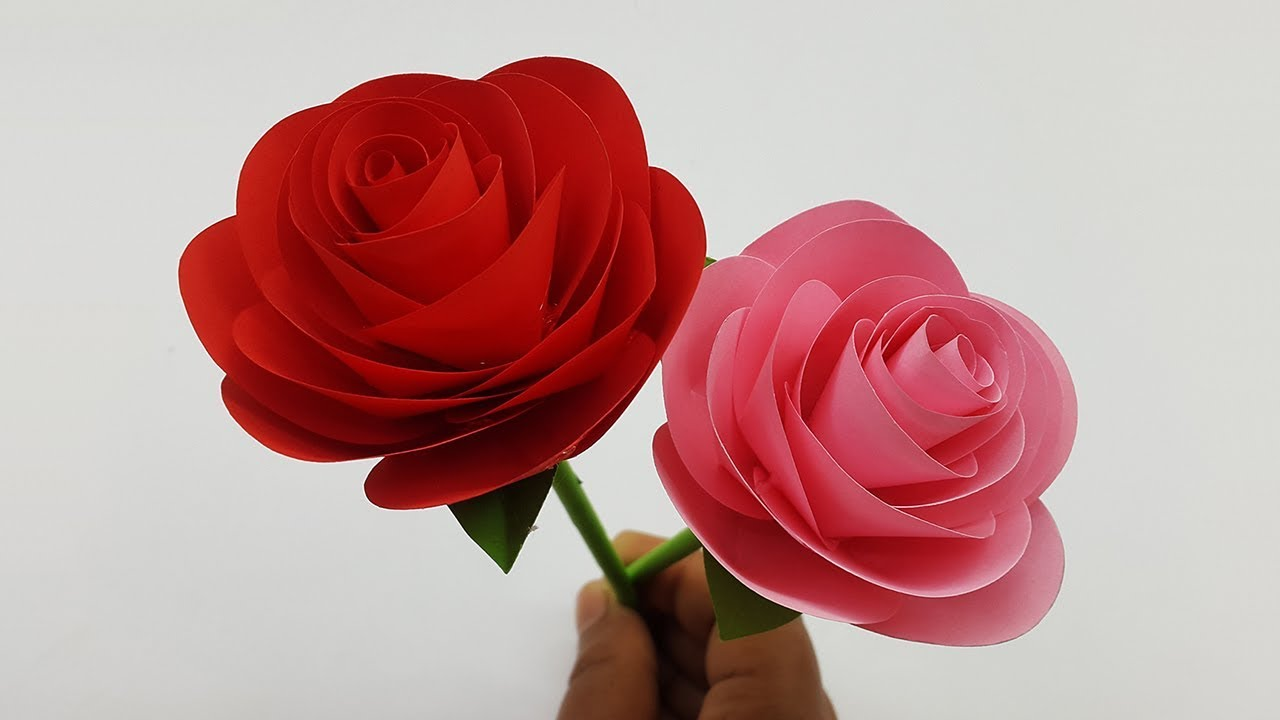
#> input picture CSE4182 - Digital Image Processing/assignment 11/rose.jpg, 1280 x 720 px, given in place of Rose.jpeg, which was not available
$ python fft.py
#> lines starting #> are read from the running program, lines starting #| are printed output that depends on the picture; long printed decimals are rounded; pictures that were not available may be replaced by others from this repository, and a replacement may not be noted
#	=====================================================================
#	Purpose: To understand the effect of Fourier Transform on an image.
#	---------------------------------------------------------------------
#	Sangeeta Biswas
#	Associate Professor
#	University of Rajshahi, Rajshahi
#	12.8.2022
#	=====================================================================
import matplotlib.pyplot as plt
import cv2
import numpy as np

def main():
	# Load image.
	img_path = '/home/bibrity/Image_with_Python/Rose.jpeg'#GhostPepper.jpg' #PaddyField.jpeg'
	rgb = plt.imread(img_path)
#> rgb is the input picture: shape (720, 1280, 3); mean R, G, B 191, 146.7, 145.8

	# Convert images
	gray = cv2.cvtColor(rgb, cv2.COLOR_RGB2GRAY)
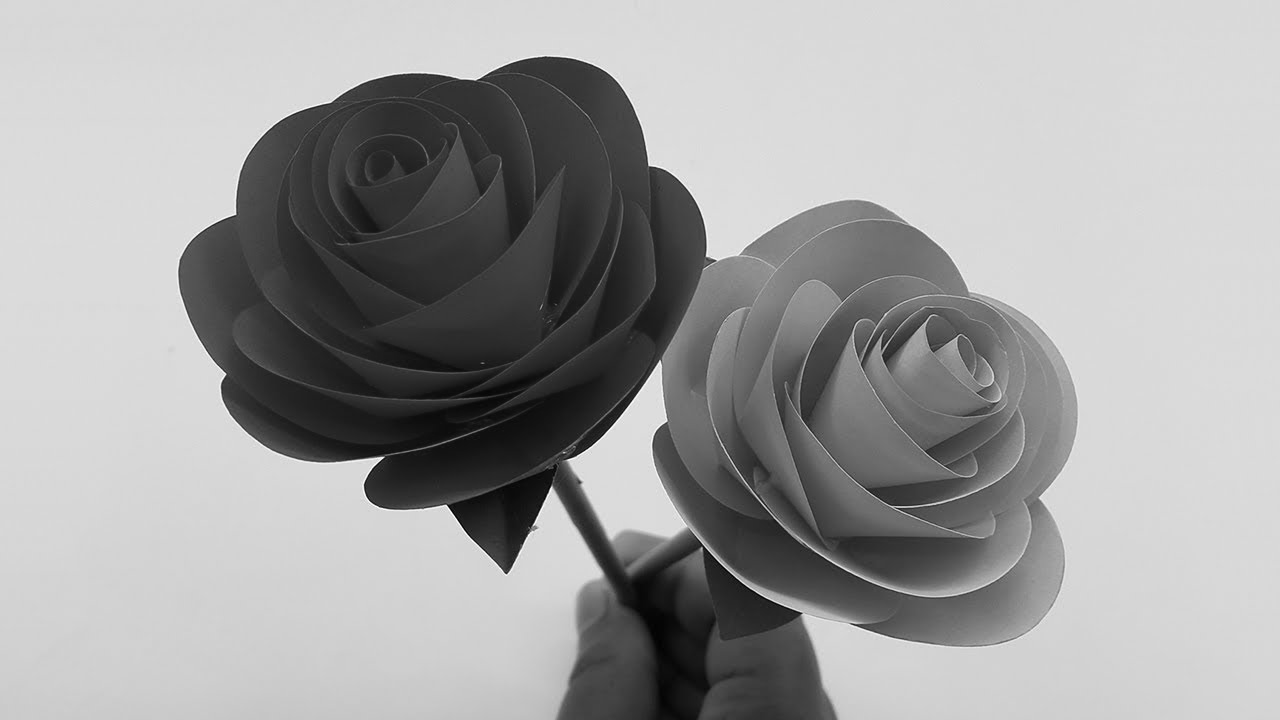
#> gray: shape (720, 1280); min 1, max 255, mean 159.9

	# Perform Fast Fourier Transformation for 2D signal, i.e., image
	ftimg = np.fft.fft2(gray)
	centered_ftimg = np.fft.fftshift(ftimg)
	magnitude_spectrum = 100 * np.log(np.abs(ftimg))
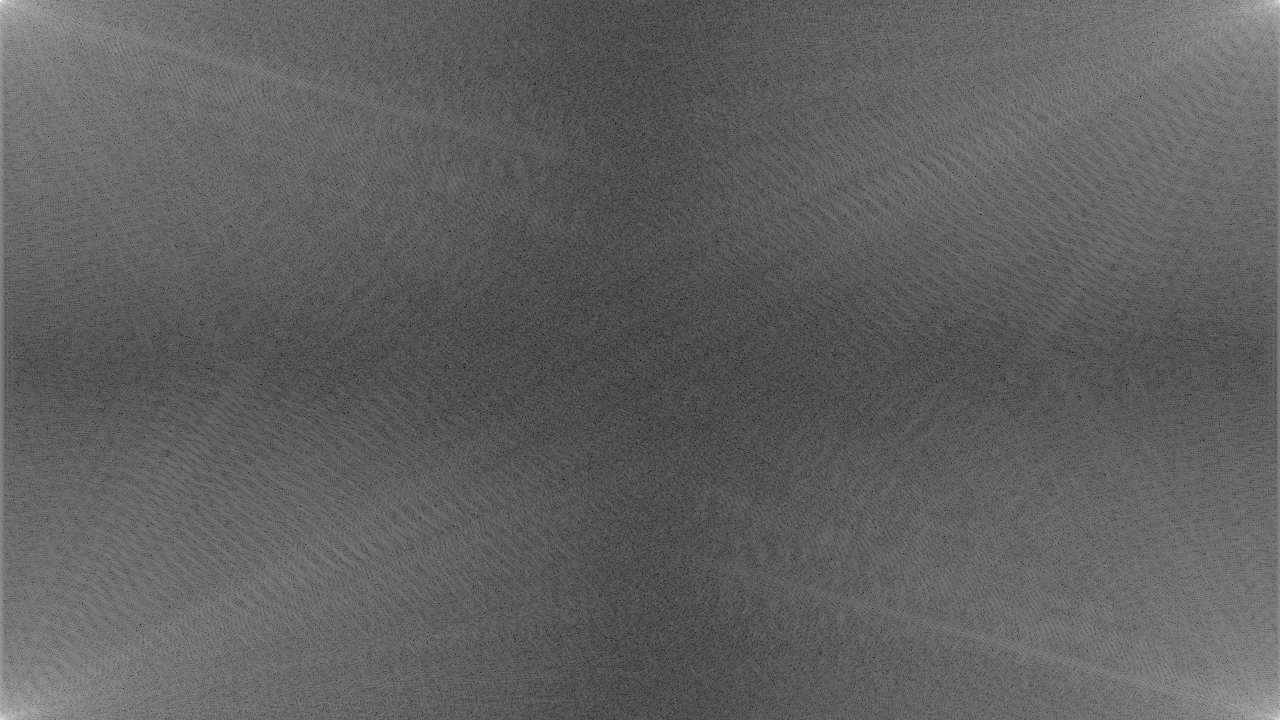
#> magnitude_spectrum: shape (720, 1280) float64; min 150.7, max 1880.8, mean 808.5; drawn with min black and max white
	centered_magnitude_spectrum = 100 * np.log(np.abs(centered_ftimg))
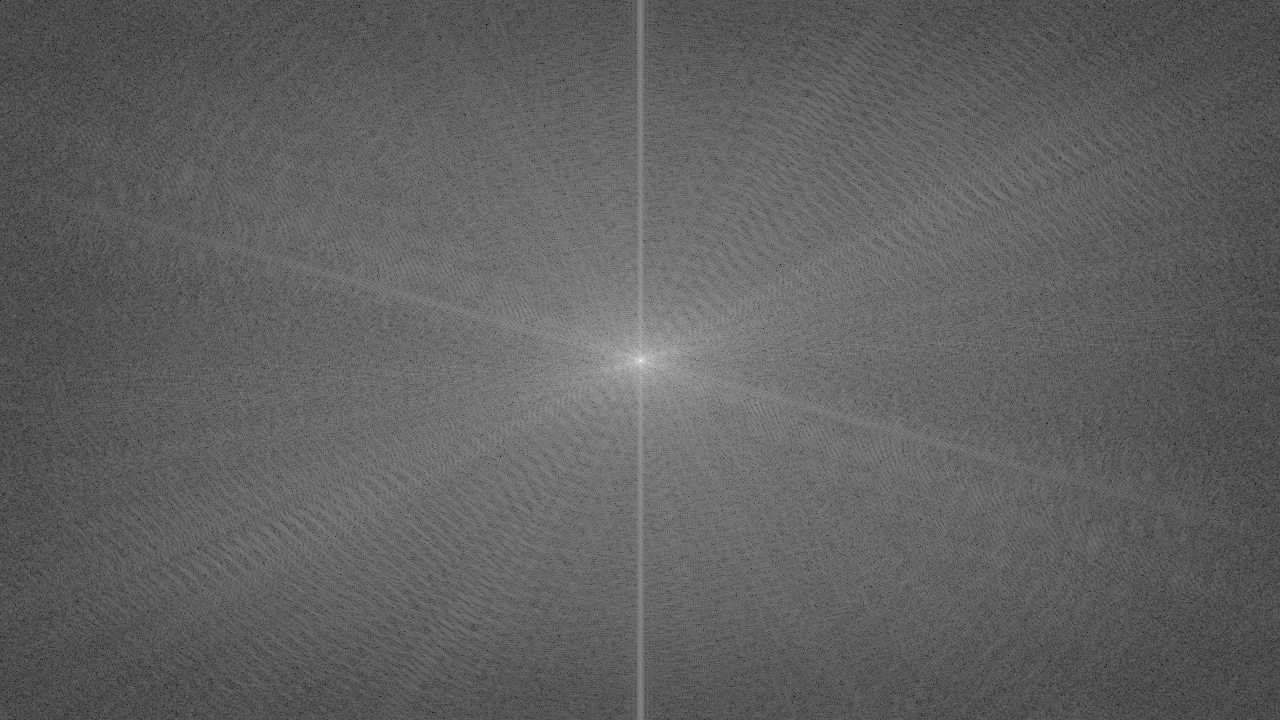
#> centered_magnitude_spectrum: shape (720, 1280) float64; min 150.7, max 1880.8, mean 808.5; drawn with min black and max white

	print(gray.shape, ftimg.shape, centered_ftimg.shape)
#| (720, 1280) (720, 1280) (720, 1280)
	print(gray.max(), gray.min(), ftimg.max(), ftimg.min(), centered_ftimg.max(), centered_ftimg.min())
#| 255 1 (147318425+0j) (-16800733.086-5849800.841676742j) (147318425+0j) (-16800733.086-5849800.841676742j)

	# Build a Gaussian filter.
	ncols, nrows = gray.shape
#> ncols = 720; nrows = 1280
	gaussian_filter = build_gaussian_filter(ncols, nrows)

	# Apply Gaussian filter
	ftimg_gf = centered_ftimg * gaussian_filter
	filtered_img = np.abs(np.fft.ifft2(ftimg_gf))

	# Save images all together by matplotlib.
	img_set = [rgb, gray, magnitude_spectrum, centered_magnitude_spectrum, gaussian_filter, filtered_img]
	title_set = ['RGB', 'Gray', 'FFT2', 'Centered FFT2', 'Gaussian Filter', 'Filtered Img']
	figpath = '/home/bibrity/DigitalImageProcessing/FFT2.png'
	matplotlib_plot_img(img_set, title_set, figpath)

def build_gaussian_filter(ncols, nrows):
#> called with ncols = 720, nrows = 1280
	sigmax, sigmay = 10, 10
	cx, cy = nrows/2, ncols/2
#> cx = 640; cy = 360
	x = np.linspace(0, nrows, nrows)
#> x = 1280 values from 0 to 1280
	y = np.linspace(0, ncols, ncols)
#> y = 720 values from 0 to 720
	X, Y = np.meshgrid(x, y)
	gaussian_filter = np.exp(-(((X-cx)/sigmax)**2 + ((Y-cy)/sigmay)**2))
	print(gaussian_filter.shape)
#| (720, 1280)
#> in main, `filtered_img = np.abs(np.fft.ifft2(ftimg_gf))`:
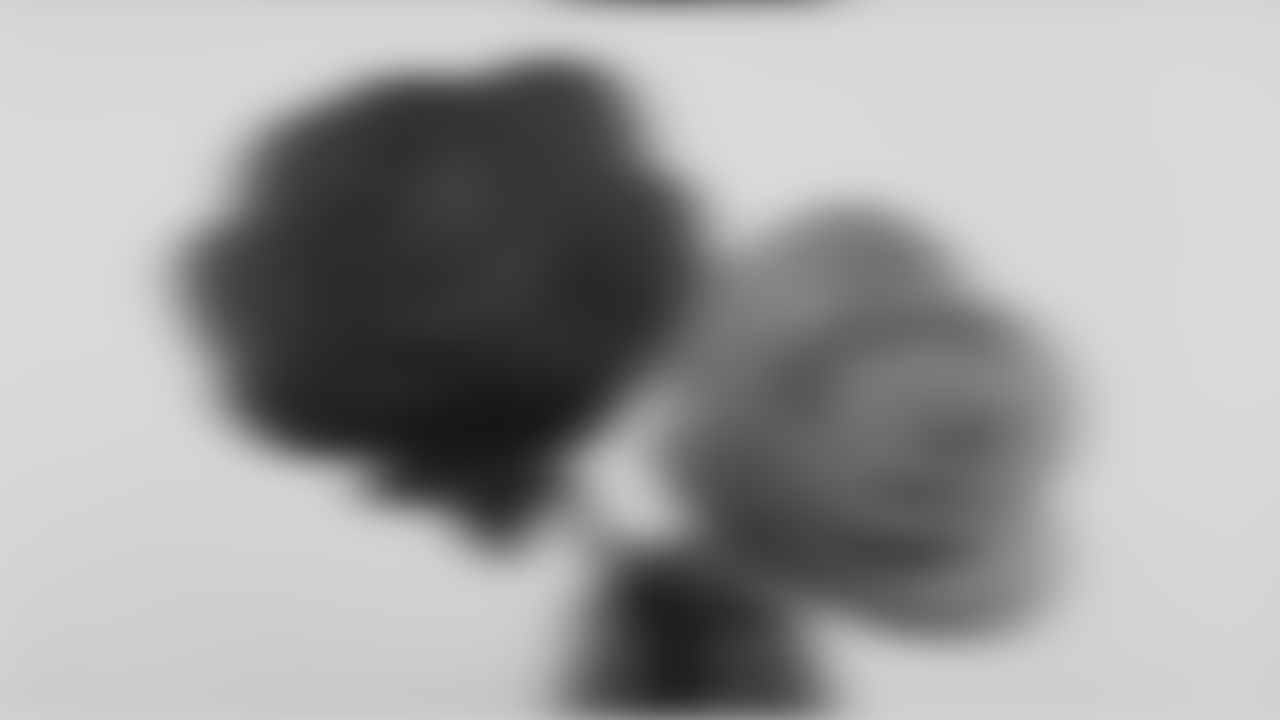
#> filtered_img: shape (720, 1280) float64; min 22.69, max 218.3, mean 159.1

	return gaussian_filter

def matplotlib_plot_img(img_set, title_set, figpath):
	plt.rcParams.update({'font.size': 22})
	plt.figure(figsize = (20, 20))
	n = len(img_set)
#> n = 6
	for i in range(n):
		plt.subplot(2, 3, i + 1)
		plt.title(title_set[i])
		img = img_set[i]
		ch = len(img.shape)
		if (ch == 2):
			plt.imshow(img, cmap = 'gray')
		else:
			plt.imshow(img)

	plt.tight_layout()
	plt.savefig(figpath)
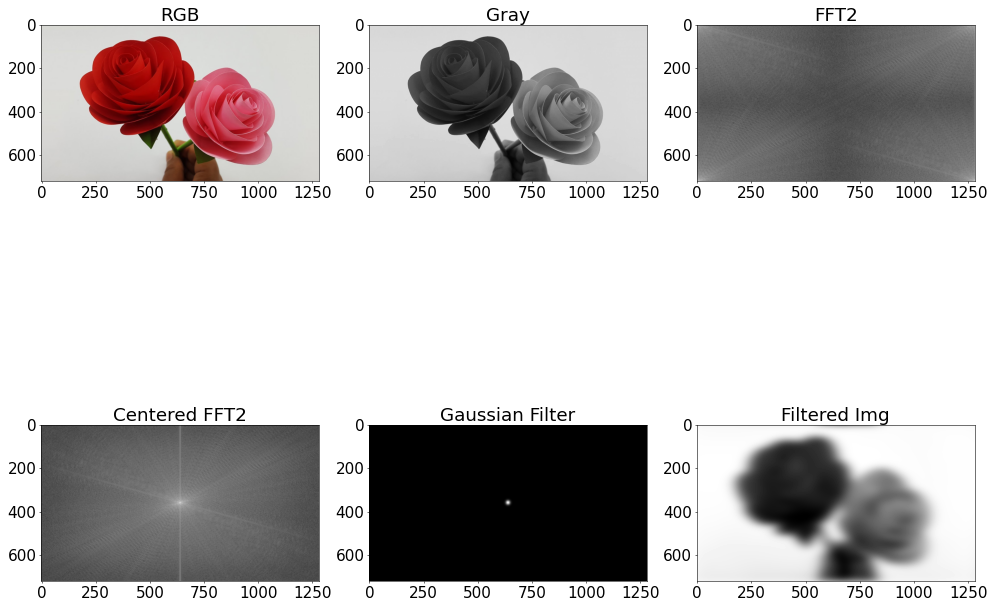
#> figure drawn by matplotlib, 6 panels
	plt.show()

if __name__ == '__main__':
	main()

$ run again, with CSE4182 - Digital Image Processing/assignment 11/kernel1_transform.jpg copied over CSE4182 - Digital Image Processing/assignment 11/rose.jpg
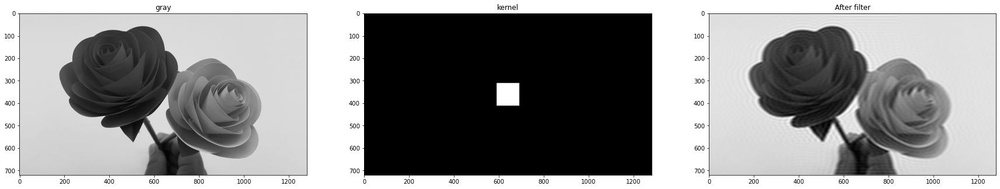
#> input picture CSE4182 - Digital Image Processing/assignment 11/kernel1_transform.jpg, 1000 x 189 px, shrunk from 1714 x 324 before the run, given in place of Rose.jpeg, which was not available
#> in main, rgb is the input picture: shape (189, 1000, 3); min 0, max 255, mean 144.6
#> in main, `centered_magnitude_spectrum = 100 * np.log(np.abs(centered_ftimg))`:
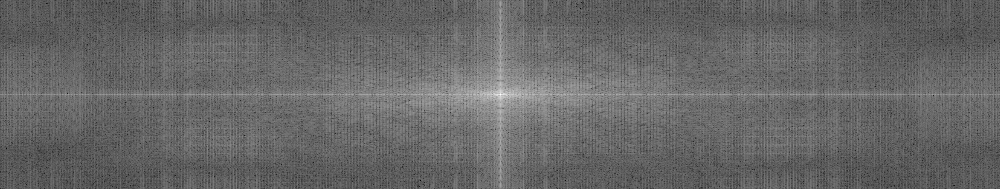
#> centered_magnitude_spectrum: shape (189, 1000) float64; min 156.7, max 1712.3, mean 785.2; drawn with min black and max white
#| (189, 1000) (189, 1000) (189, 1000)
#| 255 0 (27326123+0j) (-3905884.458-690325.1321103192j) (27326123+0j) (-3905884.458-690325.1321103192j)
#| (189, 1000)
#> in main, `filtered_img = np.abs(np.fft.ifft2(ftimg_gf))`:
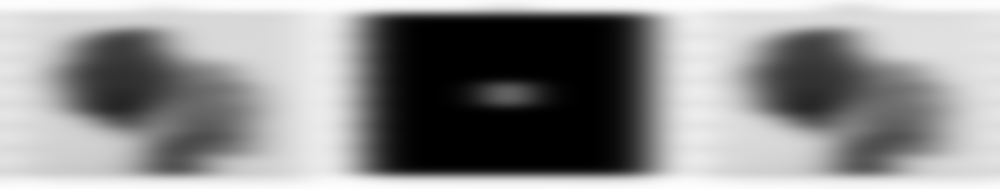
#> filtered_img: shape (189, 1000) float64; min 3.7e-08, max 253.8, mean 144.3
#> n = 6

$ run again, with CSE4182 - Digital Image Processing/assignment 11/kernel3_transform.jpg copied over CSE4182 - Digital Image Processing/assignment 11/rose.jpg
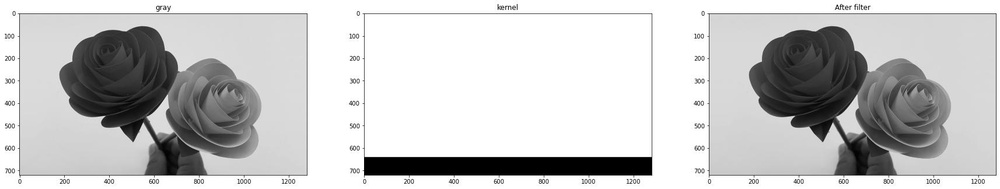
#> input picture CSE4182 - Digital Image Processing/assignment 11/kernel3_transform.jpg, 1000 x 189 px, shrunk from 1714 x 324 before the run, given in place of Rose.jpeg, which was not available
#> in main, rgb is the input picture: shape (189, 1000, 3); min 0, max 255, mean 197.5
#> in main, `centered_magnitude_spectrum = 100 * np.log(np.abs(centered_ftimg))`:
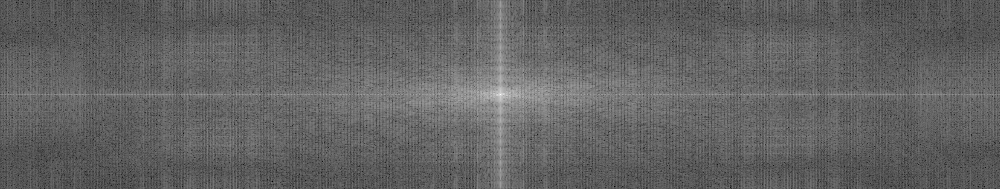
#> centered_magnitude_spectrum: shape (189, 1000) float64; min 185.9, max 1743.5, mean 788.6; drawn with min black and max white
#| (189, 1000) (189, 1000) (189, 1000)
#| 255 0 (37333815+0j) (-3486082.482+74076.77717871129j) (37333815+0j) (-3486082.482+74076.77717871129j)
#| (189, 1000)
#> in main, `filtered_img = np.abs(np.fft.ifft2(ftimg_gf))`:
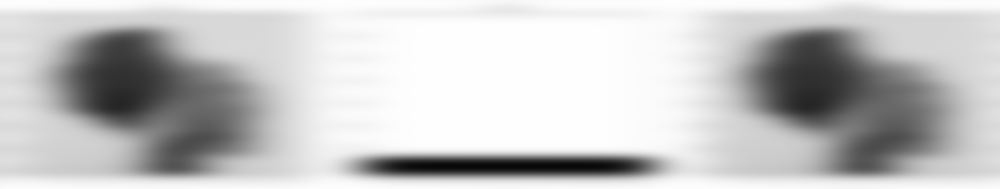
#> filtered_img: shape (189, 1000) float64; min 8.23, max 254.4, mean 197
#> n = 6
